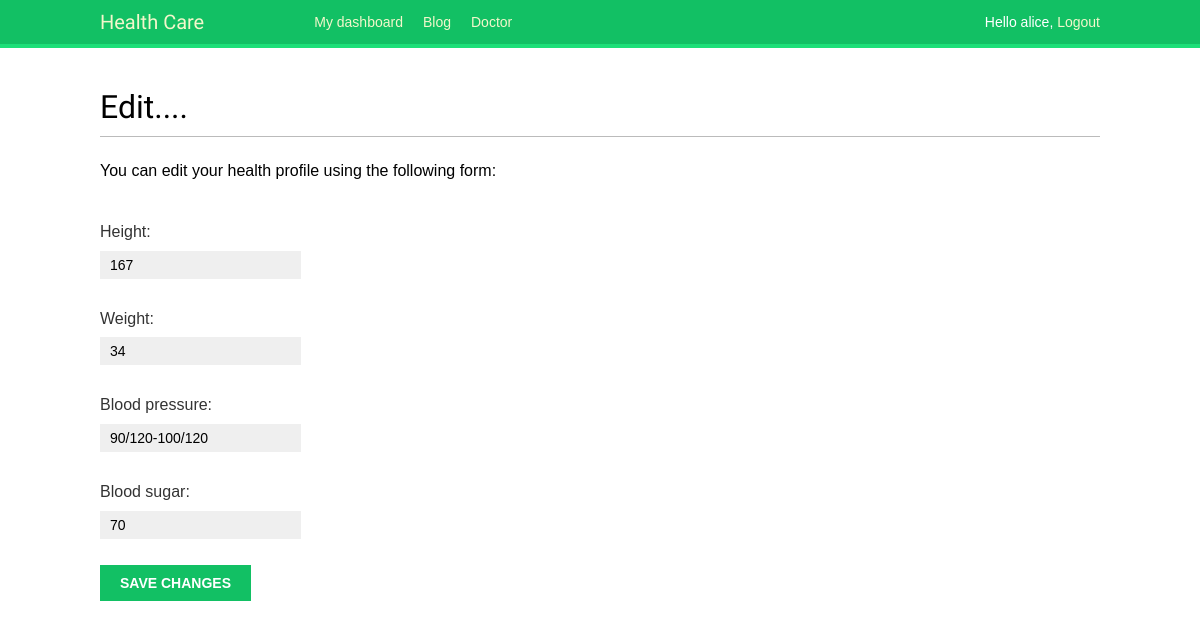
/account/edit-your-health-profile/ (signed in), run on the app's committed database.
### account/models.py (models this page shows, shortened)
class HealthProfile(models.Model):
	user = models.OneToOneField(settings.AUTH_USER_MODEL)
	height = models.DecimalField(max_digits=10, decimal_places=0,null=True)
	weight = models.DecimalField(max_digits=10, decimal_places=0,null=True)
	blood_pressure = models.CharField(max_length=200,null=True)
	Blood_sugar = models.DecimalField(max_digits=10, decimal_places=0,null=True)

### account/views.py (the view)
@login_required
def edit_healthprofile(request):
	if request.method == 'POST':
		healthprofile_form = HealthProfileEditForm(instance=request.user.healthprofile,
													data=request.POST)
		if healthprofile_form.is_valid():
			healthprofile_form.save()
			messages.success(request, 'Health profile updated successfully')
		else:
			messages.error(request, 'Error updating your profile')
	else:
		healthprofile_form = HealthProfileEditForm(instance=request.user.healthprofile)
	return render(request, 'account/edit_healthprofile.html', {'healthprofile_form': healthprofile_form})

### account/forms.py
class HealthProfileEditForm(forms.ModelForm):
    class Meta:
        model = HealthProfile
        fields = ('height','weight','blood_pressure','Blood_sugar')

### account/templates/account/edit_healthprofile.html (shortened to what this page needs)
{% extends "base.html" %}
{% block content %}
    <h1>Edit....</h1>
    <p>You can edit your health profile using the following form:</p>
    <form action="." method="post" enctype="multipart/form-data">
        {{ healthprofile_form.as_p }}
        <p><input type="submit" value="Save changes"></p>
    </form>
{% endblock %}

### account/templates/base.html (shortened to what this page needs)
{% load staticfiles %}
<!DOCTYPE html>
<html>
<head>
	<link href="{% static "css/base.css" %}" rel="stylesheet">
</head>
<body>
	<div id="header">
		<span class="logo">Health Care</span>
		{% if request.user.is_authenticated %}
		<ul class="menu">
			<li {% if section == "dashboard" %}class="selected"{% endif %}><a href="{% url "dashboard" %}">My dashboard</a></li>
			<li {% if section == "blog" %}class="selected"{% endif %}><a href="{% url "all_blog_list" %}">Blog</a></li>
			<li {% if section == "doctor" %}class="selected"{% endif %}><a href="{% url "user_list" %}">Doctor</a></li>
		</ul>
		{% endif %}
		<span class="user">
		{% if request.user.is_authenticated %}
			Hello {{ request.user.username }}, <a href="{% url "logout" %}">Logout</a>
		{% else %}
			<a href="{% url "login" %}">Log-in</a>
		{% endif %}
		</span>
	</div>
	<div id="content">
		{% block content %}
		{% endblock %}
	</div>
</body>
</html>

### account/static/css/base.css (style rules this page uses)
body { margin:0; padding:0; font-family:helvetica, sans-serif; }
p { line-height: 1.8; }
a { color:#12c064; text-decoration:none; }
h1, h2, h3, h4, h5 , h6 { font-family: 'Muli', sans-serif; font-weight:normal; }
h1 { border-bottom:1px solid #bbb; padding:0 0 10px 0; margin:10px 0 20px 0; }
#header { padding:10px 100px; font-size:14px; background:#12c064; color:#fff; border-bottom:4px solid #1cdf78; overflow:auto; }
#header .logo { font-family: 'Muli', sans-serif; float:left; color:#f3f7cc; font-size:20px; margin-right:10%; }
#header ul.menu { list-style:none; float:left; margin:0; padding:0; }
#header ul.menu li { float:left; padding:4px 10px; }
#header a { color:#f3f7cc; }
#header .user { float:right; padding-top:4px; }
#content { padding:30px 100px; }
form { overflow:auto; }
form p { width:100%; overflow:auto; }
label { float:left; clear:both; color:#333; margin-bottom:4px; }
input, textarea { clear:both; float:left; margin:0 0 10px; background:#efefef; border:0; padding:6px 10px; font-size:14px; }
input[type=submit], a.button { font-weight:bold; background:#12c064; color:#fff; padding:10px 20px; font-size:14px; text-transform:uppercase; }

### data on the page
HealthProfile: height "167", weight "34", blood_pressure "90/120-100/120", Blood_sugar "70"

### other printed values
{{ request.user.username }} "alice"
